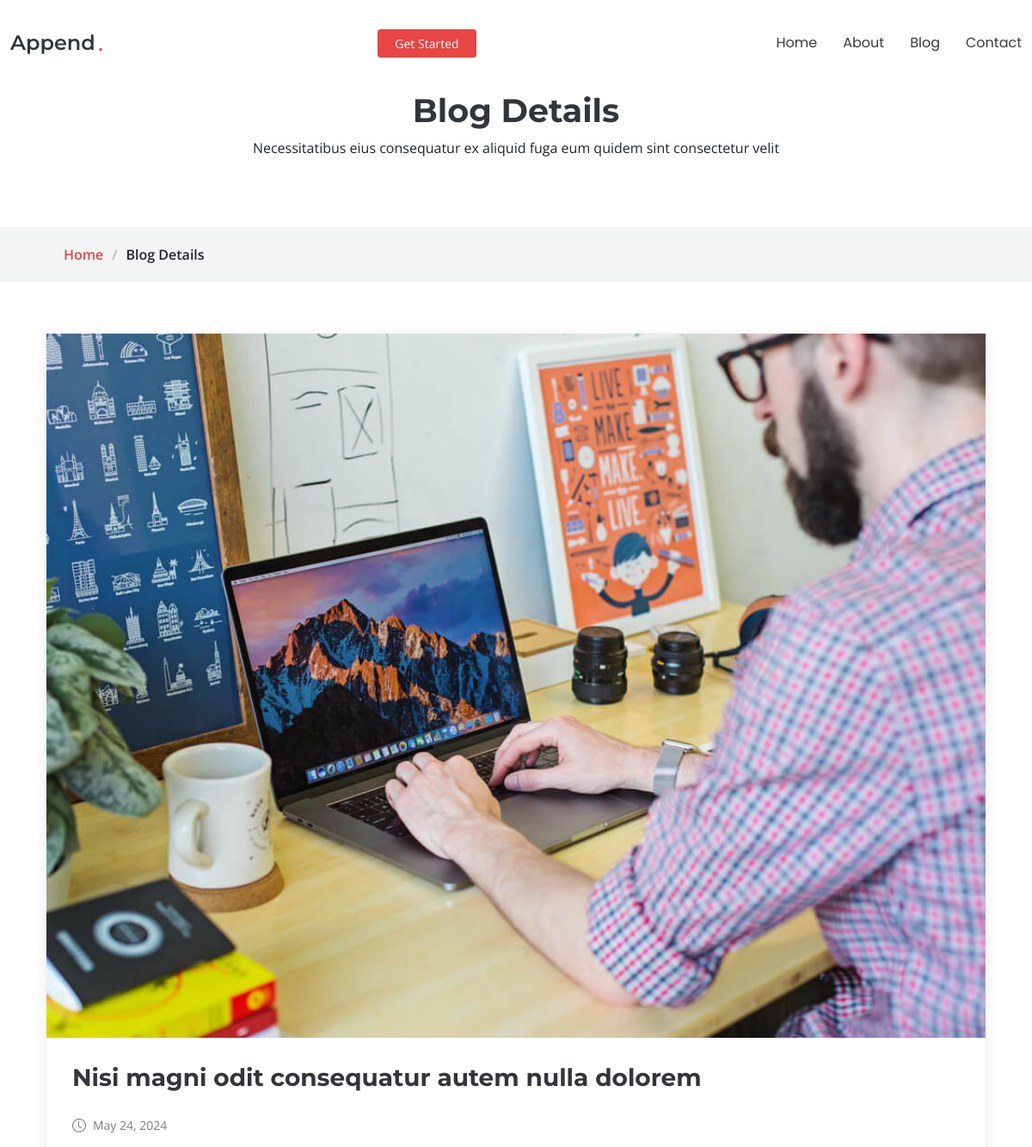
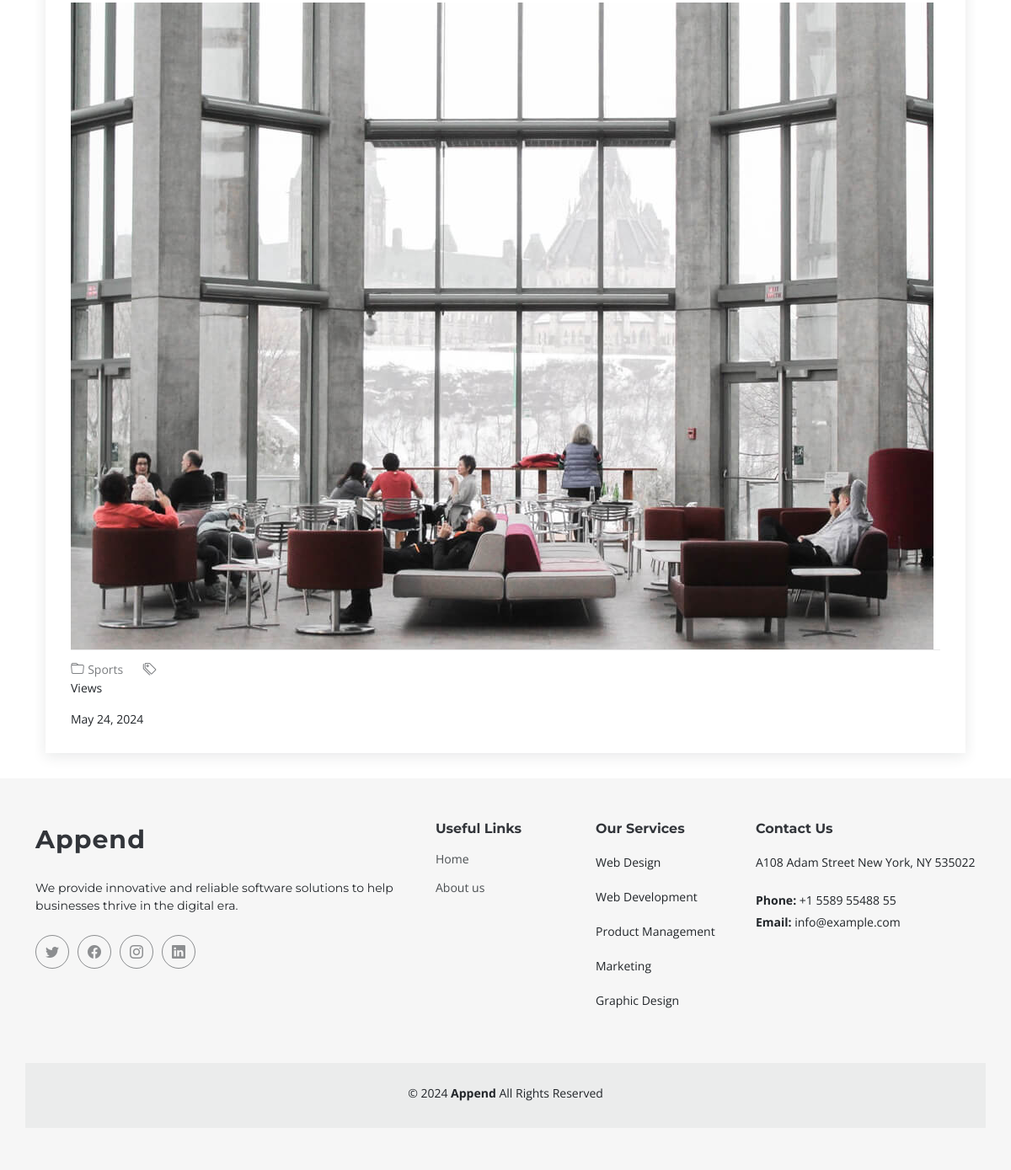
Screenshot of /blog-detail/be8182d8-31df-4fd8-a1cf-4c725f35abea/ with the database file from the repository (2 pictures, top to bottom).
### static_app/models.py (models this page shows)
class Heading(models.Model):
    services = models.TextField(max_length=250, null=True, blank=True)
    portfolio = models.TextField(max_length=250, null=True, blank=True)
    faq = models.TextField(max_length=250, null=True, blank=True)
    team = models.TextField(max_length=250, null=True, blank=True)
    call_to_action = models.TextField(max_length=250, null=True, blank=True)
    testimonials = models.TextField(max_length=250, null=True, blank=True)
    recent_posts = models.TextField(max_length=250, null=True, blank=True)
    contact = models.TextField(max_length=250, null=True, blank=True)

class Blog(models.Model):
    blog_header= models.CharField(max_length=250, null=True, blank=True)
    blog_title = models.CharField(max_length=250, null=True, blank=True)
    blog_video = models.FileField(upload_to="Blog/", null=True, blank=True)
    blog_image = models.ImageField(upload_to="Blog/%Y/%m/%d/", null=True, blank=True)
    blog_type = models.CharField(max_length=250, null=True, blank=True)
    visitor = models.IntegerField(default=0, null=True, blank=True)
    meta_description = RichTextField(null=True, blank=True)
    created_at = models.DateField(auto_now_add=True)
    slug = models.CharField(max_length=250, unique=True, default=uuid.uuid4)

class CustomerService(models.Model):
    tollfree1 = models.CharField(max_length=250, null=True, blank=True)
    tollfree2 = models.CharField(max_length=250, null=True, blank=True)
    email = models.EmailField(unique=False)
    address = models.CharField(max_length=250, null=True, blank=True)
    servicehours = models.TextField(null=True,blank=True)
    iphonelink = models.CharField(max_length=250, null=True, blank=True)
    androidlink = models.CharField(max_length=250, null=True, blank=True)
    created_at = models.DateField(auto_now_add=True)
    slug = models.CharField(max_length=250, unique=True, default=uuid.uuid4)

### static_app/views.py (the view)
# urls.py: path('blog-detail/<str:slug>/', views.BlogDetail, name='blog_detail'),
def BlogDetail(request,slug):
    template_name="web/blog-details.html"
    costomer_service=CustomerService.objects.get(id=1)
    if request.META.get('HTTP_X_FORWARDED_FOR'):
        ip = request.META.get('HTTP_X_FORWARDED_FOR').split(',')[0]
    else:
        ip = request.META.get('REMOTE_ADDR')
    heading=Heading.objects.get(id=1)
    blog=Blog.objects.get(slug=slug)
    if not BlogVisitor.objects.filter(blog_id=blog.id,visitor_user=ip):
        blog.visitor+=1
        blog.save()
        BlogVisitor.objects.create(blog_id=blog.id,visitor_user=ip)
    return render(request, template_name,{'blog':blog,'costomer_service':costomer_service,'heading':heading})

### templates/web/blog-details.html (shortened to what this page needs)
{% extends 'web/base/base.html' %}
{% load static %}
{% block content %}
{% include 'web/base/header.html'%}
<body class="blog-details-page">
  <main class="main">
    <div class="page-title" data-aos="fade">
      <div class="heading">
        <div class="container">
          <div class="row d-flex justify-content-center text-center">
            <div class="col-lg-8">
              <h1 style="margin-top:revert; !impotant">Blog Details</h1>
              <p class="mb-0">{{heading.recent_posts}}</p>
            </div>
          </div>
        </div>
      </div>
      <nav class="breadcrumbs">
        <div class="container">
          <ol>
            <li><a href="{% url 'home' %}">Home</a></li>
            <li class="current">Blog Details</li>
          </ol>
        </div>
      </nav>
    </div>
    <div class="container">
      <div class="row">
        <div class="col-lg-12">
          <div id="blog-details" class="blog-details section">
            <div class="container">
              <article class="article">
                <div class="post-img">
                  <img src="{{blog.blog_image.url}}" alt="" class="img-fluid" style="width:100%" >
                </div>
                <h2 class="title">{{blog.blog_title}}</h2>
                <div class="meta-top">
                  <ul>
                    <li class="d-flex align-items-center"><i class="bi bi-clock"></i> <a href="blog-details.html"><time datetime="2020-01-01">{{blog.created_at}}</time></a></li>
                  </ul>
                </div>
                <div class="content">
                  <img src="{% static 'img/blog/blog-inside-post.jpg' %}" class="img-fluid" alt="">
                </div>
                <div class="meta-bottom">
                  <i class="bi bi-folder"></i>
                  <ul class="cats">
                    <li><a href="#">{{blog.blog_type}}</a></li>
                  </ul>
                  <i class="bi bi-tags"></i>
                  <ul class="tags">
                  <p class="post-author">Views {{i.visitor}}</p>
                    <li>{{blog.created_at}}</a></li>
                  </ul>
                </div>
              </article>
            </div>
          </div>
        </div>
      </div>
    </div>
  </main>
</body>
  {% include 'web/base/footer.html' %}
{% endblock content %}

### templates/web/base/footer.html (shortened to what this page needs)
{% load static %}
<footer id="footer" class="footer position-relative">
    <div class="container footer-top">
      <div class="row gy-4">
        <div class="col-lg-5 col-md-12 footer-about">
          <a href="{% url 'home' %}" class="logo d-flex align-items-center">
            <span class="sitename">Append</span>
          </a>
          <p>We provide innovative and reliable software solutions to help businesses thrive in the digital era.</p>
          <div class="social-links d-flex mt-4">
            <a href=""><i class="bi bi-twitter"></i></a>
            <a href=""><i class="bi bi-facebook"></i></a>
            <a href=""><i class="bi bi-instagram"></i></a>
            <a href=""><i class="bi bi-linkedin"></i></a>
          </div>
        </div>
        <div class="col-lg-2 col-6 footer-links">
          <h4>Useful Links</h4>
          <ul>
            <li><a href="{% url 'home' %}">Home</a></li>
            <li><a href="{% url 'about_us' %}">About us</a></li>
          </ul>
        </div>
        <div class="col-lg-2 col-6 footer-links">
          <h4>Our Services</h4>
          <ul>
            <li>Web Design</li>
            <li>Web Development</li>
            <li>Product Management</li>
            <li>Marketing</li>
            <li>Graphic Design</li>
          </ul>
        </div>
        <div class="col-lg-3 col-md-12 footer-contact text-center text-md-start">
          <h4>Contact Us</h4>
          <p>{{costomer_service.address}}</p>
          <p class="mt-4"><strong>Phone:</strong> <span>{{costomer_service.tollfree1}}</span></p>
          <p><strong>Email:</strong> <span>{{costomer_service.email}}</span></p>
        </div>
      </div>
    </div>
    <div class="container copyright text-center mt-4">
      <p>© <script> document.write(new Date().getFullYear()); </script> <strong class="sitename">Append</strong> <span>All Rights Reserved</span></p>
    </div>
  </footer>

### rows the page displays
Heading: recent_posts "Necessitatibus eius consequatur ex aliquid fuga eum quidem sint consectetur velit"
Blog: blog_image (picture), blog_title "Nisi magni odit consequatur autem nulla dolorem", created_at "May 24, 2024", blog_type "Sports"
CustomerService: address "A108 Adam Street New York, NY 535022", tollfree1 "+1 5589 55488 55", email "info@example.com"
